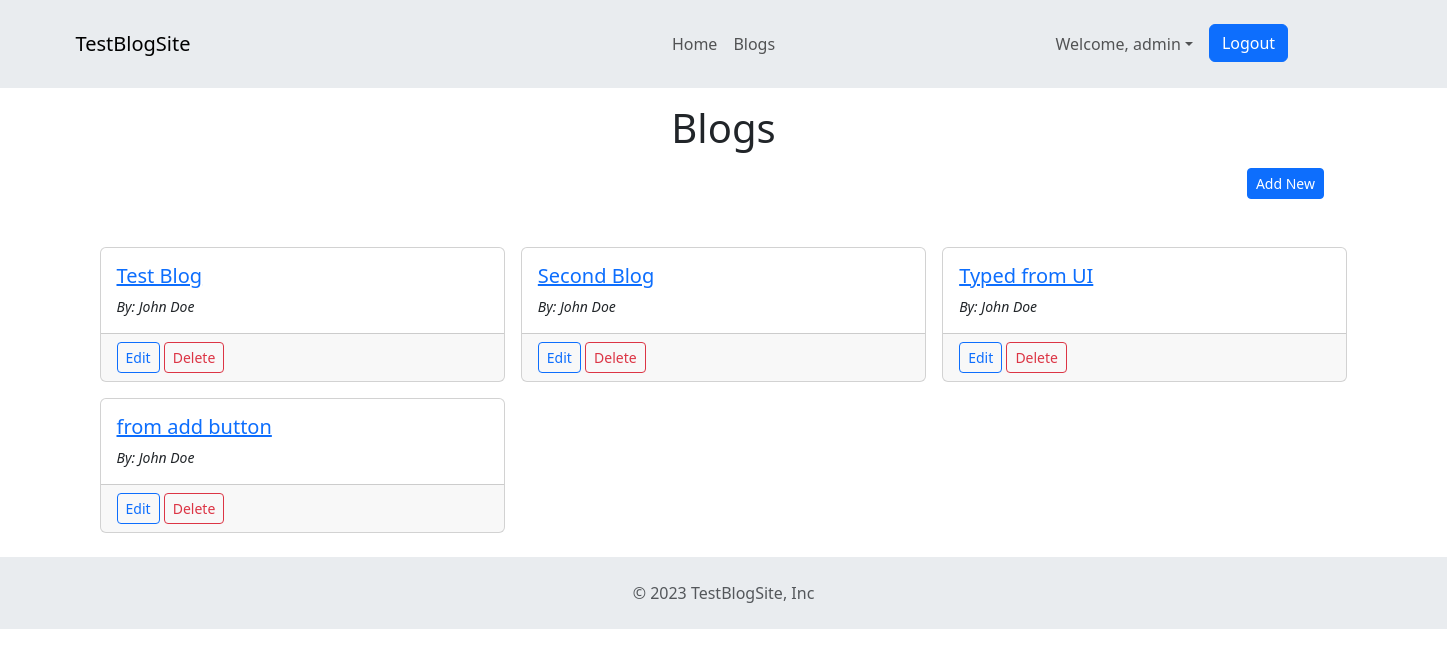
The app's page /blogs/ (signed in), older data.
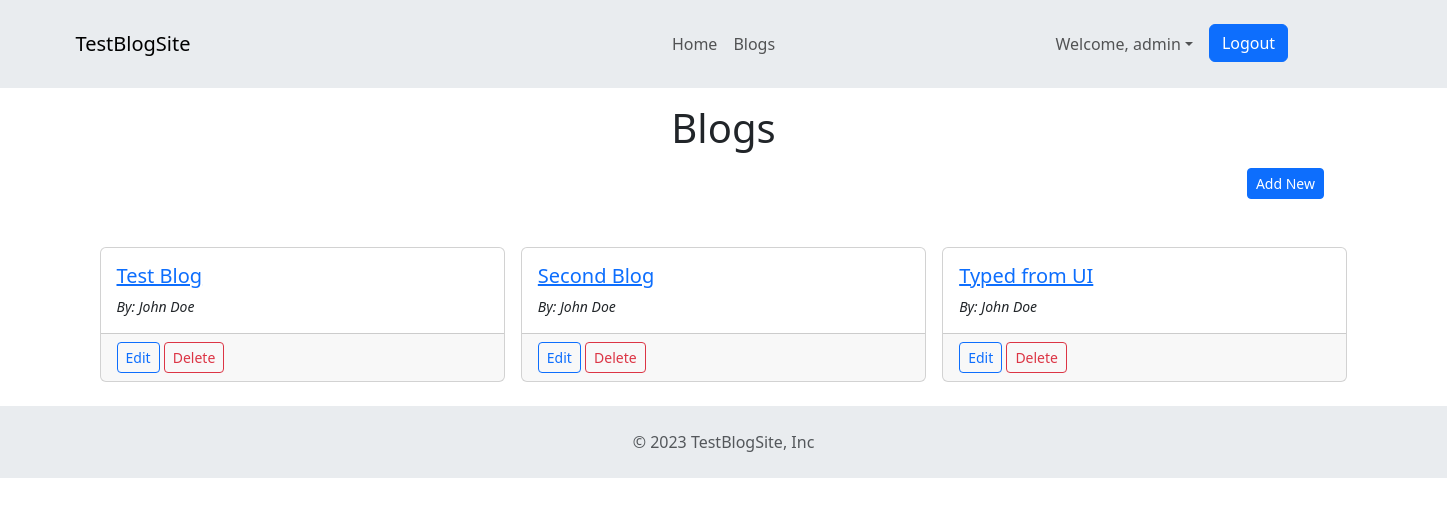
The same page, newer data.
### blogapp/models.py (models this page shows, shortened)
class BlogContent(models.Model):
    author = models.ForeignKey(Author, on_delete=models.CASCADE)
    blog_title = models.CharField(max_length=99)
    blog_content = models.TextField()

class Author(models.Model):
    author_id = models.IntegerField()
    first_name = models.CharField(max_length=30)
    last_name = models.CharField(max_length=30)
    email_id = models.EmailField()

### blogapp/views.py (the view)
# urls.py: path('blogs/', views.BlogpageView.as_view(), name='blogpage'),
class BlogpageView(mixins.LoginRequiredMixin, ListView):
    login_url = '/auth/login'
    model = BlogContent
    template_name = 'blogpage.html'

### blogapp/templates/blogapp/blogpage.html (shortened to what this page needs)
{% extends 'base.html' %}
{%block content%}
<div class="container text-center mt-3 mb-lg-3">
    <h1> Blogs </h1>
</div>
<div class="container d-md-flex justify-content-end ms-3 mb-lg-3">
    <a href="{% url 'blog-create' %}">
        <button type="button" class="btn btn-sm btn-primary">
        Add New
        </button></a>
</div>
<div class="container justify-content-center mt-3 pt-2">
    <div class="row m-3">
        {% for post in object_list %}
        <div class="col-sm-4 p-2">
            <div class="card">
                <div class="card-body card-link">
                    <a href="{% url 'blog-read' post.pk %}">
                        <h5 class="card-title">{{post.blog_title}}</h5>
                    </a>
                    <p class="card-text small"><i>By: {{post.author.first_name}} {{post.author.last_name}}</i></p>
                </div>
                <div class="card-footer">
                    <a href="{% url 'blog-update' post.pk %}">
                        <button type="button" class="btn btn-sm btn-outline-primary">
                        Edit
                    </button></a>
                    <a href="{% url 'blog-delete' post.pk %}">
                    <button type="button" class="btn btn-sm btn-outline-danger">
                        Delete
                    </button></a>
                </div>
            </div>
        </div>
    {% endfor %}
    </div>
</div>
{%endblock%}

Row changes from the older to the newer data that the page shows:
removed BlogContent: blog_title "from add button", author.first_name "John", author.last_name "Doe"
